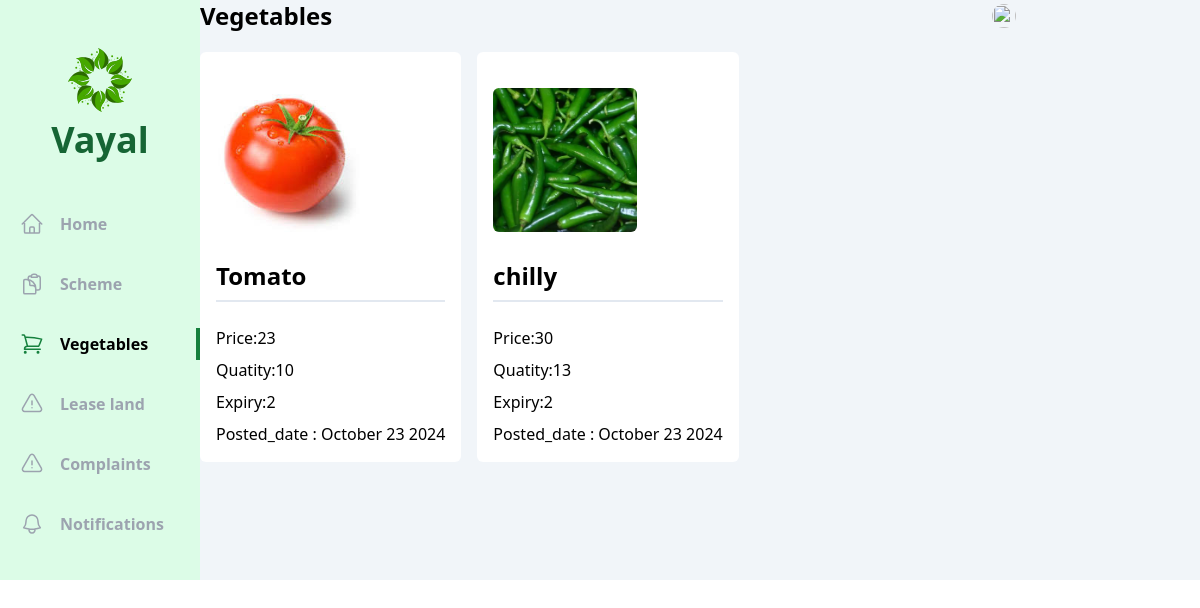
Screenshot of /officer/vegetables/ with the database file from the repository.
### officer/models.py (models this page shows, shortened)
class Vegetable(models.Model):
    vayal_user = models.ForeignKey(Vayal_User, on_delete=models.CASCADE)
    farm_details = models.ForeignKey(VegetablePermission, on_delete=models.CASCADE)
    name = models.CharField(max_length=250)
    price = models.IntegerField()
    quantity =  models.IntegerField()
    expiry =  models.IntegerField()
    posted_date=models.DateTimeField(auto_now_add=True)
    photo = models.ImageField(upload_to='vegetables')

### officer/views/vegetable.py (the view)
# urls.py: path('vegetables/',vegetable.index,name='vegetables'),
def index(request):
    vegetables=Vegetable.objects.all()
    context = {
        'vegetables': vegetables}
    return render(request,'vayal_user/vegetable/index.html',context)

### vayal_user/templates/vayal_user/vegetable/index.html (shortened to what this page needs)
{% extends 'base.html' %}
{% load tailwind_filters %}
{% block content %}
<div class="flex  bg-slate-100">
  <div class="w-2/12 bg-green-100 flex flex-col items-center pb-10">
      <div class="my-12 flex flex-col gap-2 justify-center items-center">
          <h1 class="text-4xl font-bold text-green-800 ">Vayal</h1>
      </div>
      <ul class="flex flex-col gap-7 w-full font-bold text-gray-400">
        <li class="w-full flex items-center px-5 py-1 gap-4 group hover:text-gray-500 cursor-pointer hover:border-green-700 hover:border-r-4">
              <a href="{% url 'vayal_user:home' %}">Home</a>
          </li>
          <li class="w-full flex items-center px-5 py-1 gap-4 group hover:text-gray-500 cursor-pointer hover:border-green-700 hover:border-r-4">
              <a href="{% url 'vayal_user:schemes' %}">Scheme</a>
          </li>
          <li class="w-full flex items-center px-5 py-1 gap-4 border-r-4 text-black border-green-700">
            <a href="{% url 'vayal_user:vegetables' %}">Vegetables</a>
        </li>
        <li class="w-full flex items-center px-5 py-1 gap-4 group hover:text-gray-500 cursor-pointer hover:border-green-700 hover:border-r-4">
            <a href="{% url 'vayal_user:lease_land' %}">Lease land</a>
        </li>
        <li class="w-full flex items-center px-5 py-1 gap-4 group hover:text-gray-500 cursor-pointer hover:border-green-700 hover:border-r-4">
            <a href="{% url 'vayal_user:complaints' %}">Complaints</a>
        </li>
        <li class="w-full flex items-center px-5 py-1 gap-4 group hover:text-gray-500 cursor-pointer hover:border-green-700 hover:border-r-4">
            <a href="{% url 'vayal_user:notifications' %}">Notifications</a>
        </li>
      </ul>
    </div>
    <div >
      <div class="flex justify-between mb-5">
        <h1 class="text-2xl font-bold">Vegetables</h1>
        <div class="flex items-center gap-4">
            <div class="relative">
            <img id="profile" src="/uploads/{{vayal_user.photo}}" class="h-6 w-6 rounded-full cursor-pointer" alt="">
        </div>
        </div>
    </div>
  <div class="grid grid-cols-3 gap-x-4 gap-y-8">
    {% for vegetable in vegetables %}
        <div class="flex flex-col bg-white p-4 rounded-md gap-2">
            <img class="cursor-pointer rounded-md h-36 w-36 object-cover my-5" src="/uploads/{{vegetable.photo}}" alt="">
            <span class="text-2xl font-bold mb-4 pb-2 border-b-2 border-slate-200">{{vegetable.name }}</span>
            <span>Price:{{vegetable.price}}</span>
            <span>Quatity:{{vegetable.quantity}}</span>
            <span>Expiry:{{vegetable.expiry}}</span>
            <span>Posted_date : {{vegetable.posted_date | date:"F d Y" }}</span>
        </div>
    {% endfor %}
</div>
       </div>
</div>
{% endblock content %}

### rows the page displays
Vegetable: photo (picture), name "Tomato", price "23", quantity "10", expiry "2", posted_date "October 23 2024"
Vegetable: photo (picture), name "chilly", price "30", quantity "13", expiry "2", posted_date "October 23 2024"
